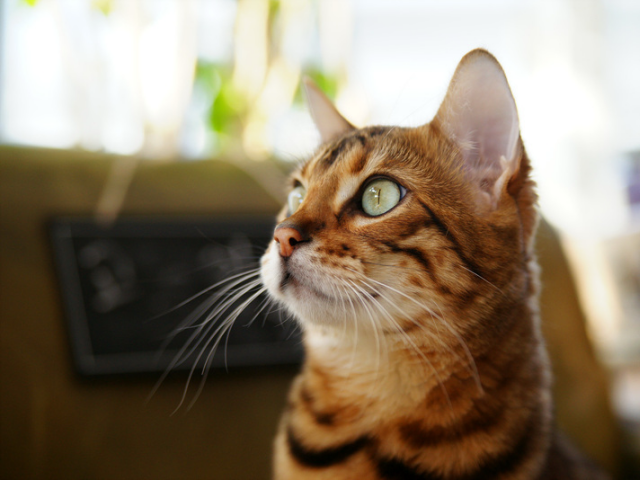
#> input picture openCV_04/cat.bmp, 640 x 480 px
$ python 1_Bightness.py
#> lines starting #> are read from the running program, lines starting #| are printed output that depends on the picture
import sys

import cv2

# 그레이스케일 영상
src = cv2.imread('cat.bmp', cv2.IMREAD_GRAYSCALE)
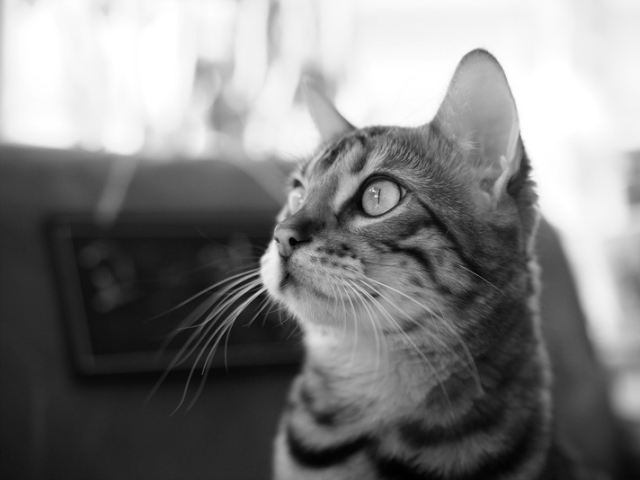
#> src: shape (480, 640); min 0, max 255, mean 127.8

if src is None:
    print('영상을 불러올 수 없습니다')
    sys.exit()

dst = cv2.add(src, 100)
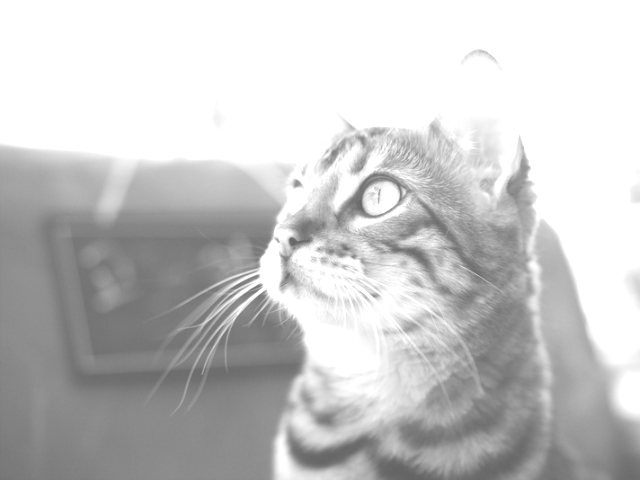
#> dst: shape (480, 640); min 100, max 255, mean 199.4

cv2.imshow('src', src)
cv2.imshow('dst', dst)
cv2.waitKey()

# 컬러 영상
src = cv2.imread('cat.bmp')
#> src is the input picture: shape (480, 640, 3); mean B, G, R 104.5, 125.6, 140.8

if src is None:
    print('영상을 불러올 수 없습니다')
    sys.exit()

dst = cv2.add(src, (100, 100, 100, 0))
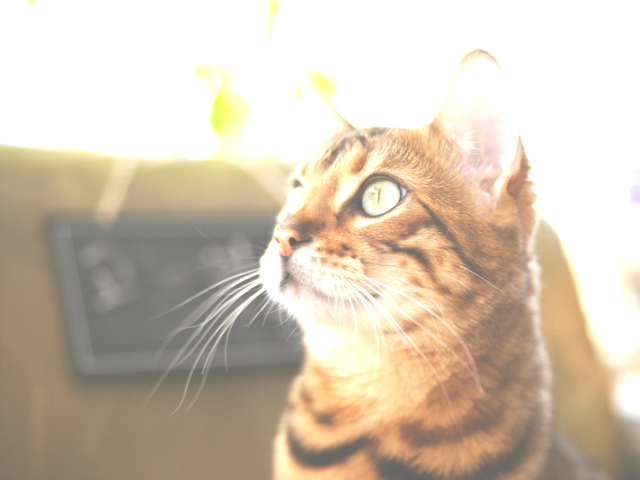
#> dst: shape (480, 640, 3); mean B, G, R 179, 196.9, 210.6

cv2.imshow('src', src)
cv2.imshow('dst', dst)
cv2.waitKey()
cv2.destroyAllWindows()
